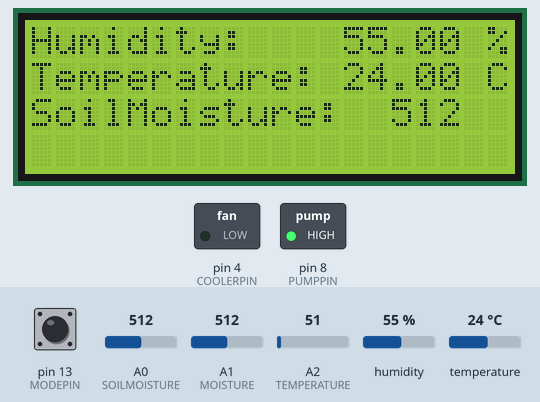
The sketch below on a simulated Arduino Uno, built with avr-gcc and run on an emulated ATmega328P. Parts: 20×4 character LCD, switched loads named in the sketch (green lamp = pin HIGH). Inputs (shaded band) come from the test bench; at power-on: A0 (SOILMOISTURE) = 512, humidity 55 %, pin 13 (MODEPIN) LOW, temperature 24 °C, A1 (MOISTURE) = 512, A2 (TEMPERATURE) = 51. What the sketch prints to the serial monitor is not drawn.

Above: at 3.3 s.
3.4 s: A0 (SOILMOISTURE) set to 196
At 4.7 s:
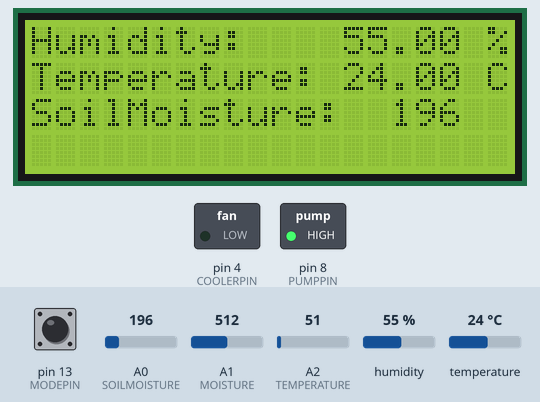
5.0 s: A0 (SOILMOISTURE) set to 168
At 6.2 s:
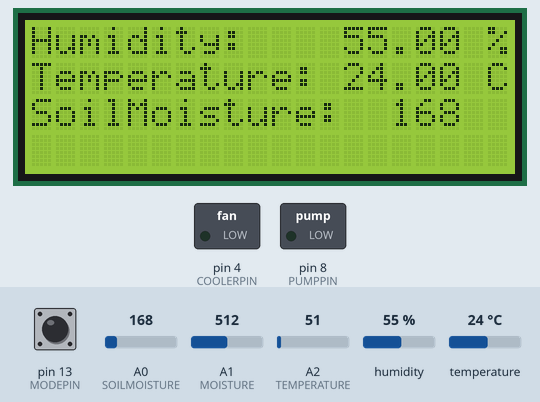
6.5 s: humidity set to 22 %
At 9.1 s:
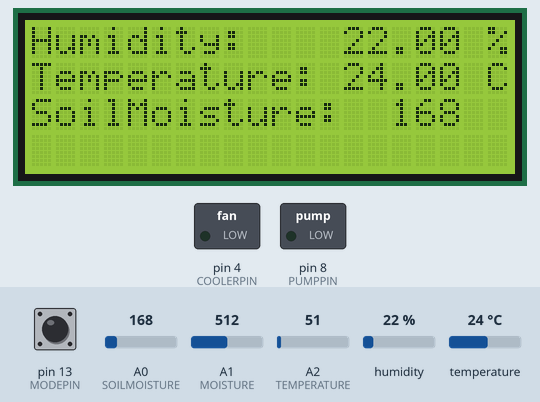
9.8 s: pin 13 (MODEPIN) pulled HIGH for 0.15 s
At 9.94 s:
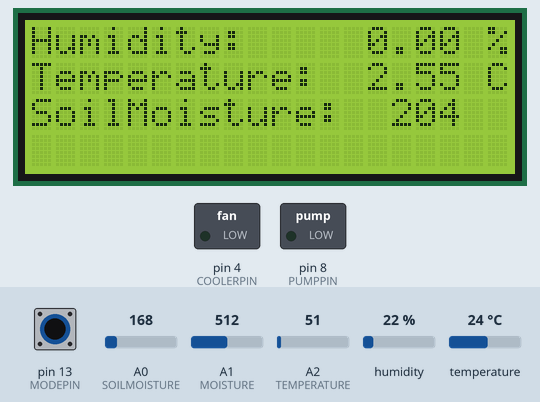
11.5 s: temperature set to 12 °C
At 13.0 s:
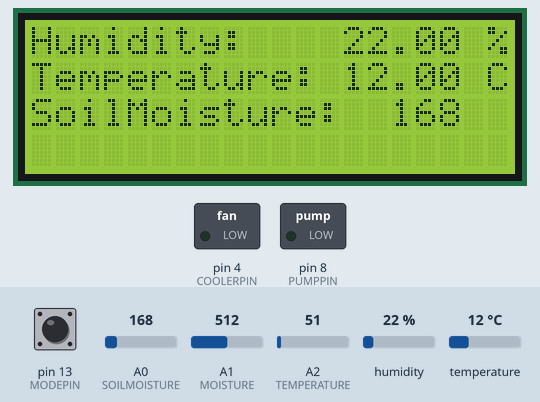
13.9 s: A1 (MOISTURE) set to 478
15.4 s: A1 (MOISTURE) set to 452
At 16.3 s:
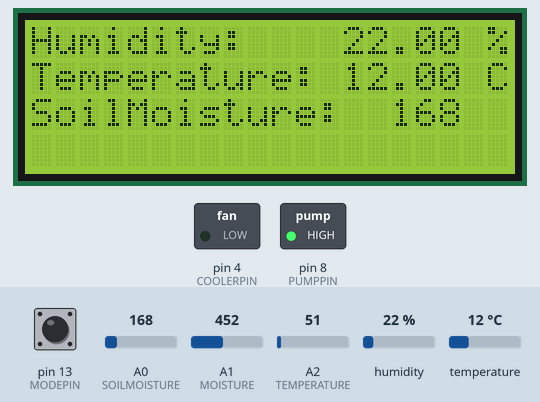
Timing chart, 0 to 17.9 s (numbered marks = the images above; inputs shaded):
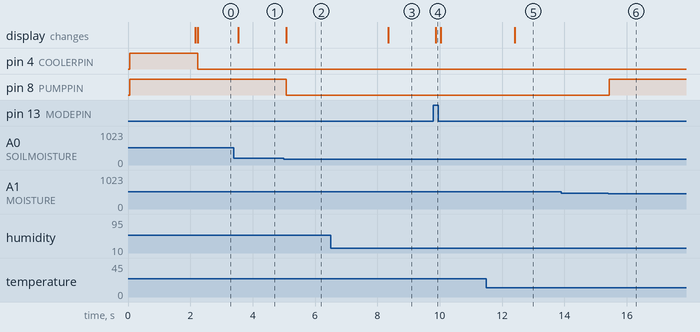

Measured:
- the behaviour switches between 185 and 184 on A0 (SOILMOISTURE) (found by bisection; images 1 and 2)
- the behaviour switches between 470 and 469 on A1 (MOISTURE) (found by bisection; images 5 and 6)
- after the input at 3.4 s, the display: changes after 0.13 s (image 1)
- after the input at 5.0 s, pin 8 (PUMPPIN): HIGH → LOW after 0.08 s; the display: changes after 0.08 s (image 2)
- after the input at 6.5 s, the display: changes after 1.9 s (image 3)
- after the input at 9.8 s, the display: changes after 0.07 s (image 4)
- after the input at 11.5 s, the display: changes after 0.91 s (image 5)
- after the input at 13.9 s, every drawn part: stays the same
- after the input at 15.4 s, pin 8 (PUMPPIN): LOW → HIGH at once

The sketch:

main.ino
```cpp
// 接線 GND==>GND  VCC==>5V  SDA==>A4  SCL==>A5
#include <LiquidCrystal_I2C.h>

#include <DHT.h>

#include <ThreadController.h>

#include "Potentionmeter.h"
#include "Sensor.h"
#include "Model.h"
#include "ModelControl.h"

ModelControl controller;
LiquidCrystal_I2C lcd(0x27,20,4);
// Instantiate a new ThreadController
ThreadController tasks = ThreadController();
Potentiometer* potentionmeter;
Sensor* sensor;


//Constants
#define PUMPPIN 8
#define COOLERPIN 4
#define MODEPIN 13
#define MOSITURE_OFFSET 20
#define TEMPERATURE_OFFSET 2.0f

void setup()
{
  Serial.begin(9600);
  lcd.init();
  sensor = new Sensor();
  sensor->setInterval(100);
  tasks.add(sensor);
  potentionmeter = new Potentiometer();
  potentionmeter->setInterval(100);
  tasks.add(potentionmeter);
  pinMode(COOLERPIN, OUTPUT);
  digitalWrite(COOLERPIN, HIGH);
  pinMode(PUMPPIN, OUTPUT);
  digitalWrite(PUMPPIN, HIGH);
  pinMode(MODEPIN, INPUT);
  // Print a message to the LCD.
  lcd.backlight();
  lcd.setCursor(0,0);
  lcd.print("Greenhouse v1.0.0");
  lcd.setCursor(0,1);
  lcd.print("Power By Deflinhec");
  delay(2000);
  lcd.clear();
}

void loop()
{
  char value[4] = {0};
  char buffer[21] = {0};

  bool dirty = false;
  if (digitalRead(MODEPIN) == HIGH) {
    dirty = controller.select(potentionmeter);
  } else {
    dirty = controller.select(sensor);
  }
  Model* model = controller.model();

  // update humidity display if changed
  float humidity = 0.0f;
  if (model->humidity(&humidity) || dirty) {
    memset(value, 0, sizeof(value));
    dtostrf(humidity, 4, 2, value);
    memset(buffer, 0, sizeof(buffer));
    sprintf(buffer, "%-12s %5s ", "Humidity:", value);
    lcd.setCursor(0,0); buffer[19]='%'; buffer[20]= '\0'; lcd.print(buffer);
  }
  // update tempature display if changed
  float temperature = 0.0f;
  if (model->temperature(&temperature) || dirty) {
    memset(value, 0, sizeof(value));
    dtostrf(temperature, 4, 2, value);
    memset(buffer, 0, sizeof(buffer));
    sprintf(buffer, "%-12s %5s ", "Temperature:", value);
    lcd.setCursor(0,1); buffer[19]='C'; buffer[20]= '\0'; lcd.print(buffer);
  }
  // update moisture display if changed
  int moisture = 0;
  if (model->moisture(&moisture) || dirty) {
    memset(buffer, 0, sizeof(buffer));
    sprintf(buffer, "%-12s %4d", "SoilMoisture:", moisture);
    lcd.setCursor(0,2); buffer[20]= '\0'; lcd.print(buffer);
  }
  // update moisture display if changed
  if (model == sensor) {
    int max_moisture = 0;
    potentionmeter->moisture(&max_moisture);
    if ((max_moisture - moisture) >= MOSITURE_OFFSET)
      digitalWrite(PUMPPIN, LOW);
    else
      digitalWrite(PUMPPIN, HIGH);
    float max_temperature = 0.0f;
    potentionmeter->temperature(&max_temperature);
    if ((temperature - max_temperature) >= TEMPERATURE_OFFSET)
      digitalWrite(COOLERPIN, LOW);
    else
      digitalWrite(COOLERPIN, HIGH);
  }
  tasks.run(); delay(20);
}
```

Model.h
```cpp
#pragma once

class Model
{
public:

  virtual bool temperature(float* value) {return false;}

  virtual bool humidity(float* value) {return false;}

  virtual bool moisture(int* value) {return false;}
};

class ModelSwitch
{
public:

  bool select(Model* model);

  Model* model();

private:
  Model* current;
};
```

ModelControl.cpp
```cpp
#include "ModelControl.h"

bool ModelControl::select(Model* model)
{
  bool dirty = current != model;
  current = model;
  return dirty;
}

Model* ModelControl::model()
{
  return current;
}
```

ModelControl.h
```cpp
#pragma once

#include "Model.h"

class ModelControl
{
public:

  bool select(Model* model);

  Model* model();

private:
  Model* current;
};
```

Potentionmeter.cpp
```cpp
#include <Arduino.h>
#include "Potentionmeter.h"
#define MOISTURE A1
#define TEMPERATURE A2
#define MAX_MOISTURE 400.0f
#define MAX_TEMPERATURE 50.0f

Potentiometer::Potentiometer()
  : initialized(false)
{
  pinMode(MOISTURE, INPUT);
  pinMode(TEMPERATURE, INPUT);
  memset(caches, 0, sizeof(caches));
  memset(values, 0, sizeof(values));
}

static float Ratio(int value)
{
  // stablized value
//  value += value % 10;
  float r = float(value) / 1000.0f;
  return constrain(r, 0.0f, 1.0f);
}

void Potentiometer::run()
{
  values[0] = analogRead(MOISTURE);
  Serial.println(values[0]);
  values[0] = Ratio(values[0]) * MAX_MOISTURE;
  values[1] = analogRead(TEMPERATURE);
  values[1] = Ratio(values[1]) * MAX_TEMPERATURE * 100.0f;
  initialized = true; runned();
}

bool Potentiometer::moisture(int* value)
{
  *value = float(values[0]);
  bool dirty = caches[0] != *value;
  caches[0] = *value;
  return dirty || !initialized;
}

bool Potentiometer::temperature(float* value)
{
  *value = float(values[1]);
  bool dirty = caches[1] != int(*value);
  caches[1] = *value; *value /= 100.0f;
  return dirty || !initialized;
}
```

Potentionmeter.h
```cpp
#pragma once

#include <Thread.h>
#include "Model.h"

class Potentiometer : public Thread, public Model
{
  void run();
public:

  Potentiometer();

  bool moisture(int* value);

  bool temperature(float* value);

private:
  int values[2];
  int caches[2];
  bool initialized;
};
```

Sensor.cpp
```cpp
#include "Sensor.h"

#define DHTPIN 2    // what pin we're connected to
#define DHTTYPE DHT22   // DHT 22  (AM2302)
#define SOILMOISTURE A0

Sensor::Sensor()
  : dht(DHTPIN, DHTTYPE)
  , initialized(false)
{
  memset(caches, 0, sizeof(caches));
  memset(values, 0, sizeof(values));
  pinMode(SOILMOISTURE, INPUT);
  dht.begin();
}

void Sensor::run()
{
  values[0] = dht.readTemperature();
  values[1] = dht.readHumidity();
  values[2] = analogRead(SOILMOISTURE);
  initialized = true; runned();
}

bool Sensor::temperature(float* value)
{
  *value = values[0];
  bool dirty = caches[0] != *value;
  caches[0] = *value;
  return dirty || !initialized;
}

bool Sensor::humidity(float* value)
{
  *value = values[1];
  bool dirty = caches[1] != *value;
  caches[1] = *value;
  return dirty || !initialized;
}

bool Sensor::moisture(int* value)
{
  *value = int(values[2]);
  bool dirty = int(caches[2]) != *value;
  caches[2] = *value;
  return dirty || !initialized;
}
```

Sensor.h
```cpp
#pragma once
#include <DHT.h>
#include <Thread.h>
#include "Model.h"

class Sensor : public Thread, public Model
{
  void run();
public:

  Sensor();

  bool temperature(float* value);

  bool humidity(float* value);

  bool moisture(int* value);

private:
  DHT dht;
  float values[3];
  float caches[3];
  bool initialized;
};
```
